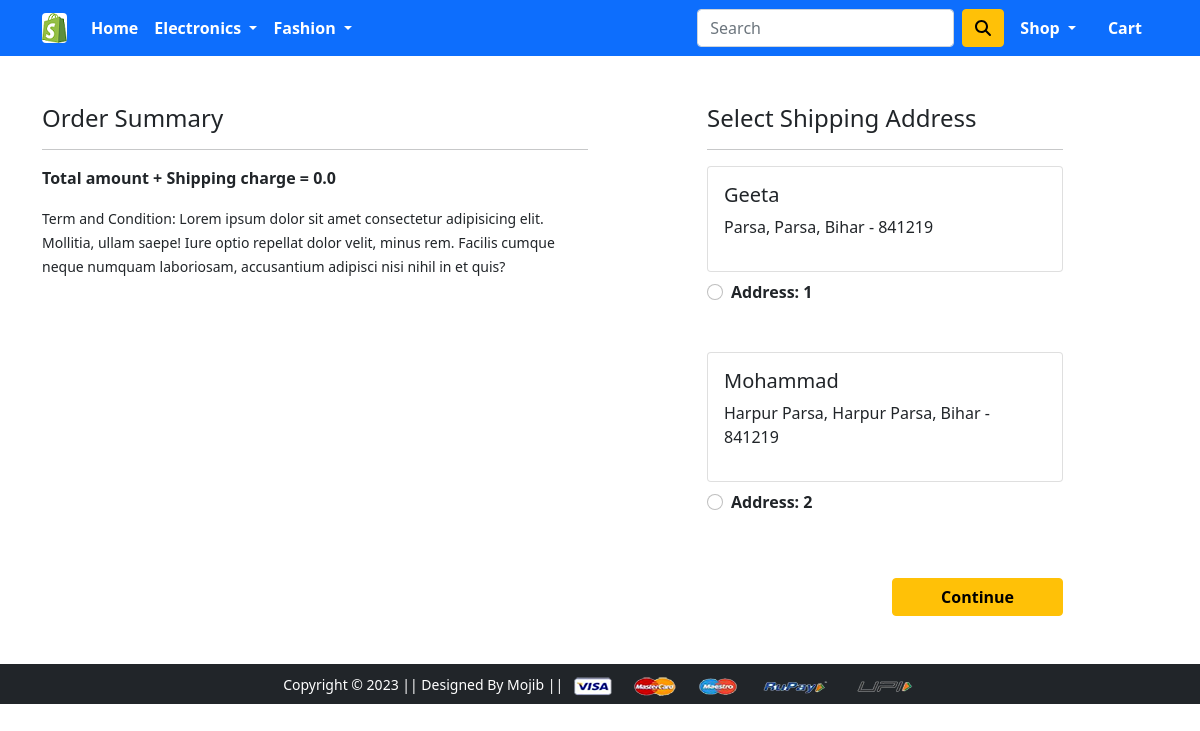
Screenshot of /checkout/ (signed in) with the database file from the repository.
### shop/models.py (models this page shows, shortened)
class Customer(models.Model):
    user = models.ForeignKey(User, on_delete=models.CASCADE)
    name = models.CharField(max_length=200)
    locality = models.CharField(max_length=200)
    city = models.CharField(max_length=50)
    zipcode = models.IntegerField()
    state = models.CharField(choices=STATE_CHOICES, max_length=50)

### shop/views.py (the view)
# urls.py: path('checkout/', views.checkout, name='checkout'),
@login_required
def checkout(request):
    user = request.user
    add = Customer.objects.filter(user=user)
    cart_items = Cart.objects.filter(user=user)
    amount = 0.0
    shipping_amount = 70.0
    totalamount = 0.0
    cart_product = [p for p in Cart.objects.all() if p.user == request.user]
    if cart_product:
        for p in cart_product:
            tempamount = (p.quantity * p.product.discounted_price)
            amount += tempamount
        totalamount = amount + shipping_amount
    return render(request, 'shop/checkout.html', {'add':add, 'totalamount':totalamount, 'cart_items':cart_items})

### shop/templates/shop/checkout.html (shortened to what this page needs)
{% extends 'shop/base.html' %}
{% load static %}
{% block main-content %}
<div class="container">
 <div class="row mt-5">
  <div class="col-sm-6">
    <h4>Order Summary</h4>
    <hr>
    <p class="fw-bold">Total amount + Shipping charge = {{totalamount}}</p>
    <small>Term and Condition: Lorem ipsum dolor sit amet consectetur adipisicing elit. Mollitia, ullam saepe! Iure optio repellat dolor velit, minus rem. Facilis cumque neque numquam laboriosam, accusantium adipisci nisi nihil in et quis?</small>
  </div>
  <div class="col-sm-4 offset-sm-1">
    <h4>Select Shipping Address</h4>
    <hr>
    <form action="/paymentdone">
    {% for ad in add %}
      <div class="card">
        <div class="card-body">
        <h5>{{ad.name}}</h5>
        <p>{{ad.locality}}, {{ad.city}}, {{ad.state}} - {{ad.zipcode}} </p>
        </div>
      </div>
        <div class="form-check mt-2 mb-5">
          <input class="form-check-input" type="radio" name="custid" id="custadd{{forloop.counter}}" value="{{ad.id}}">
          <label class="form-check-label fw-bold" for="custadd{{forloop.counter}}">
            Address: {{forloop.counter}} </label>
        </div>
    {% endfor %}
        <div class="text-end">
          <button type="submit" class="btn btn-warning mt-3 px-5 fw-bold">Continue</button>
        </div>
      </form>
    </div>
  </div>
</div>
{% endblock main-content %}

### shop/templates/shop/base.html (shortened to what this page needs)
<!doctype html>
{% load static %}
<html lang="en">
  <head>
    <link href="https://cdn.jsdelivr.net/npm/bootstrap@5.0.0-beta1/dist/css/bootstrap.min.css" rel="stylesheet">
    <link rel="stylesheet" href="{% static 'shop/css/owl.carousel.min.css' %}">
    <link rel="stylesheet" href="{% static 'shop/css/all.min.css' %}">
    <link rel="stylesheet" href="{% static 'shop/css/style.css' %}">
  </head>
  <body>
    <nav class="navbar navbar-expand-lg navbar-dark bg-primary sticky-top" style="font-weight:600">
      <div class="container">
        <a class="navbar-brand" href="/"><img src="{% static 'shop/images/banner/logo.png' %}" class="d-block rounded-2" alt="..."> </a>
        <div class="collapse navbar-collapse" id="navbarSupportedContent">
          <ul class="navbar-nav me-auto mb-2 mb-lg-0">
            <li class="nav-item">
              <a class="nav-link active" aria-current="page" href="/">Home</a>
            </li>
            <li class="nav-item dropdown">
              <a class="nav-link dropdown-toggle text-white" href="#" id="electronicsDropdown" role="button" data-bs-toggle="dropdown" aria-expanded="false">
               Electronics
              </a>
            </li>
            <li class="nav-item dropdown">
              <a class="nav-link dropdown-toggle text-white" href="#" id="fashionDropdown" role="button" data-bs-toggle="dropdown" aria-expanded="false">
                Fashion
              </a>
            </li>
          </ul>
          <form class="d-flex">
            <input class="form-control me-2" type="search" placeholder="Search" aria-label="Search">
            <button class="btn btn-warning" type="submit"><i class="fas fa-search"></i></button>
          </form>
          <div>
            <ul class="navbar-nav me-auto mb-2 mb-lg-0">
            {% if request.user.is_authenticated %}
              <li class="nav-item dropdown mx-2">
                <a class="nav-link dropdown-toggle text-white" href="#" id="profileDropdown" role="button" data-bs-toggle="dropdown" aria-expanded="false">
                  {{request.user.username|capfirst}}
                </a>
              </li>
              <li class="nav-item mx-2">
                <a href="{% url 'showcart' %}" class="nav-link text-white"> Cart </a>
              </li>
            {% endif %}
            </ul>
          </div>
        </div>
      </div>
    </nav>
    {% block main-content %} {% endblock main-content %}
    <footer class="container-fluid bg-dark text-center p-2 mt-5">
      <small class="text-white">Copyright &copy; 2023 || Designed By Mojib || </small>
      <img src="{% static 'shop/images/payment.png' %}" alt="" srcset="" class="img-fluid" height="2px">
    </footer>
  </body>
</html>

### rows the page displays
Customer: name "Geeta", locality "Parsa", city "Parsa", state "Bihar", zipcode "841219"
Customer: name "Mohammad", locality "Harpur Parsa", city "Harpur Parsa", state "Bihar", zipcode "841219"

### other values shown
{{ request.user.username|capfirst }} "Shop"
{{ totalamount }} "0.0"
